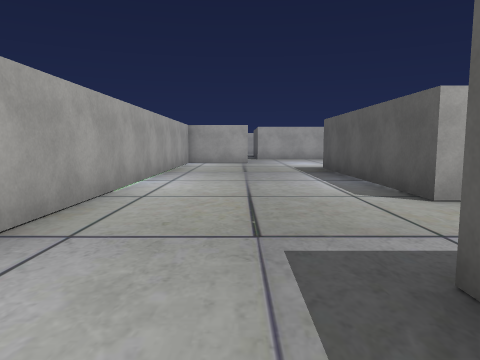
View 1 (above)

21 first-person views from a walk through a scene from a Unity 3-D project. The camera is 1.3 m above the floor, tilts 6° down and sees 70° across. The floor is counted in squares, 2 m on a side. Each view is taken from the middle of a square. On the plan, view 1 faces up. The plan holds only what a view shows up to about 10 squares ahead; the rest is blank. The place goes on beyond the plan. The player is left out. Some surface patterns are stand-ins.

View 2
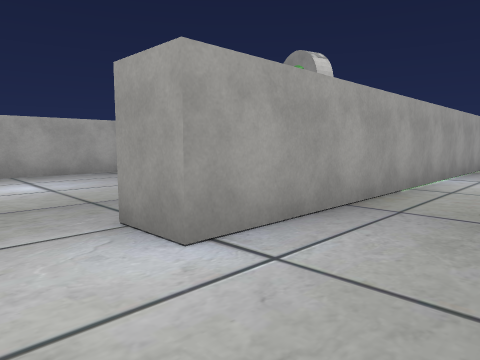

View 3
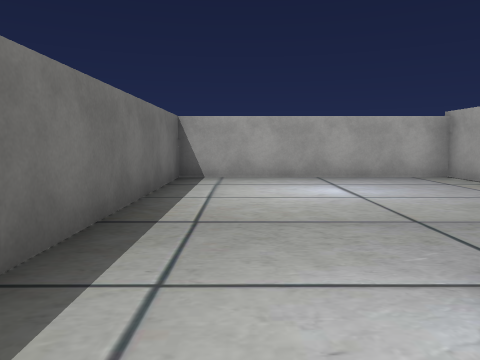

View 4
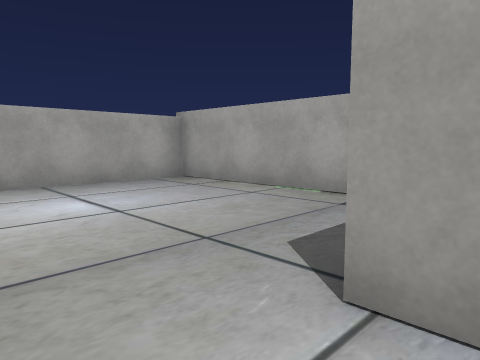

View 5
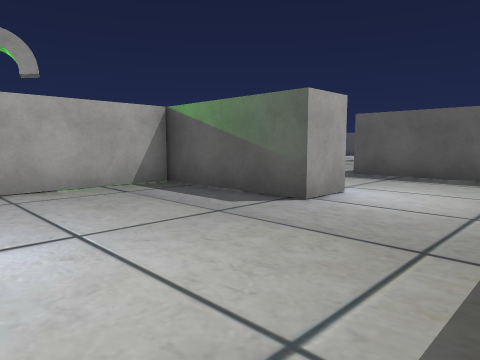

View 6
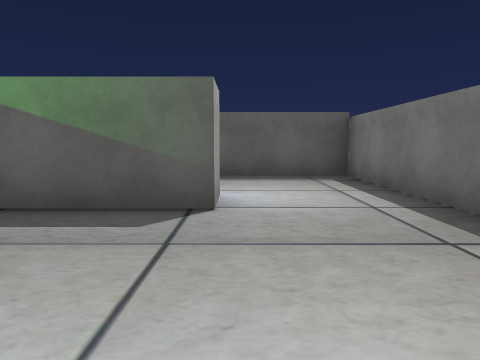

View 7
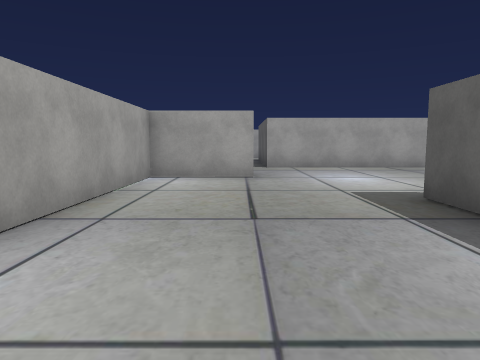

View 8
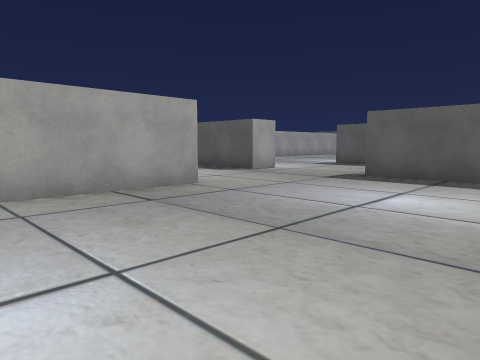

View 9
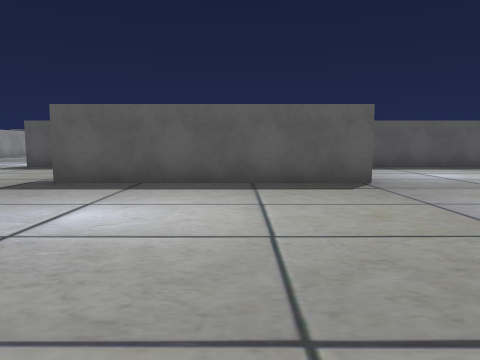

View 10
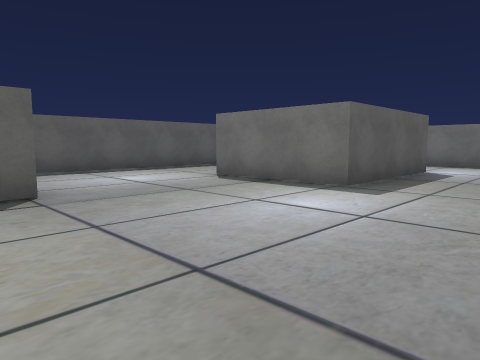

View 11
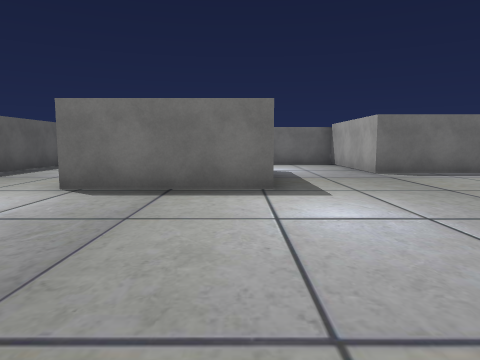

View 12
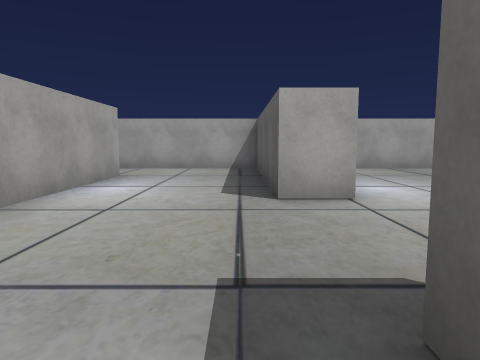

View 13
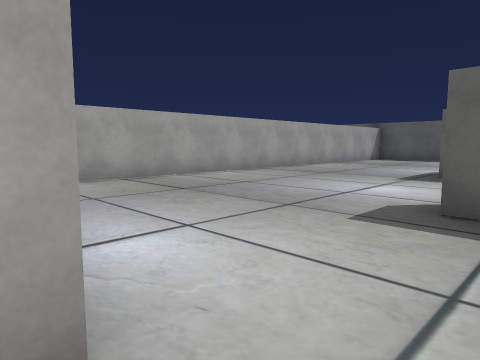

View 14
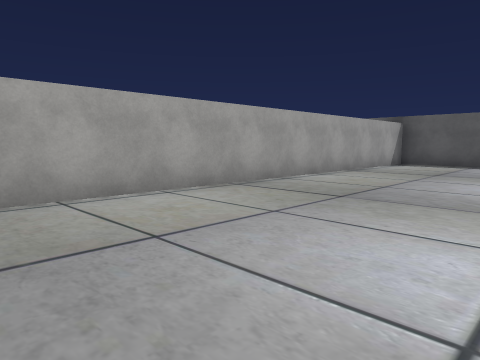

View 15
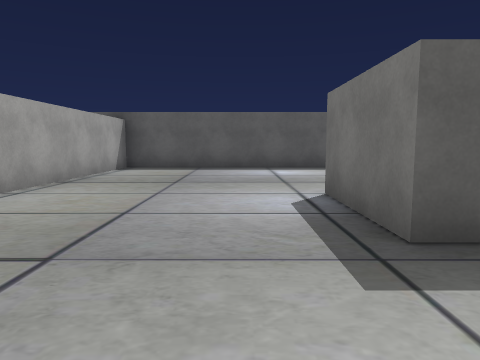

View 16
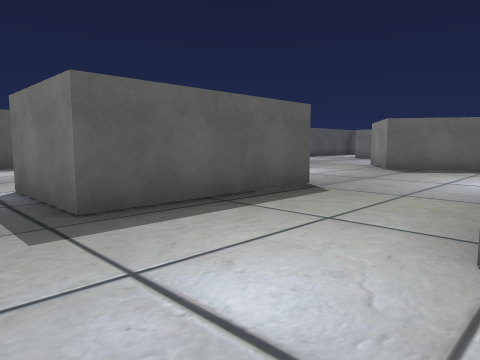

View 17
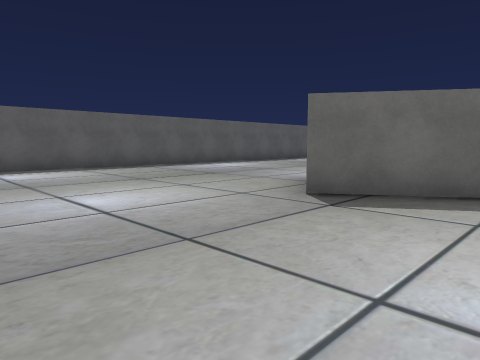

View 18
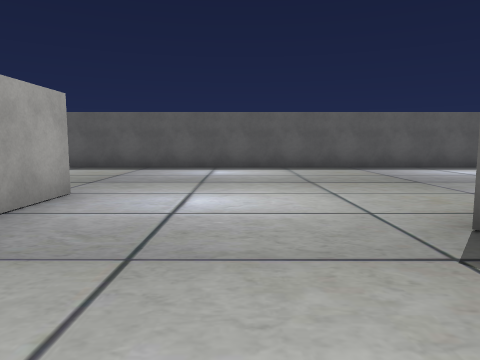

View 19
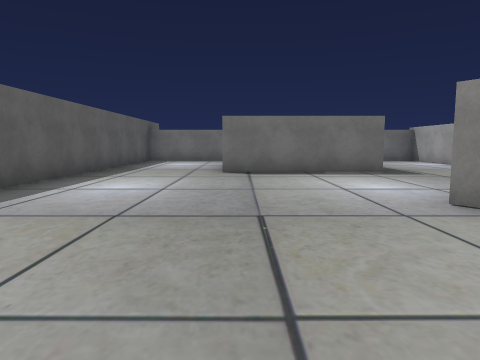

View 20
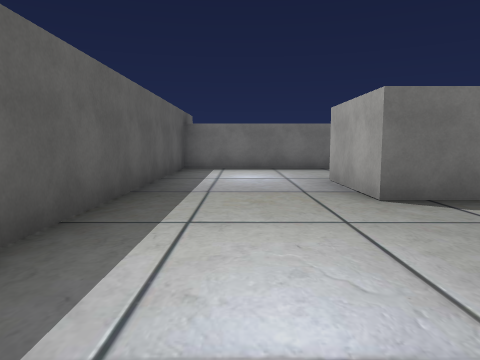

View 21
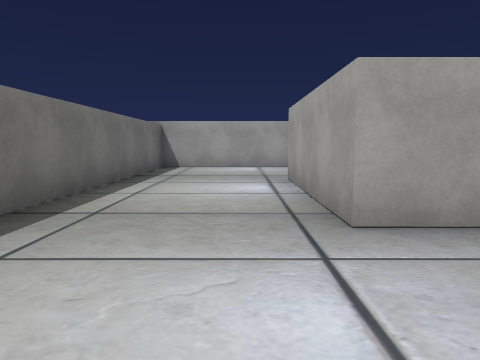

### Floor plan
Ten units are one square. View 1 is at (0, 0); x grows to the right and y downward. Boxes are objects, and circles mark ways between rooms. Rooms are numbered by the first view taken in them; rooms with no view inside come last. Other rooms are left out.
<svg viewBox="-82 -216 322 243">
<path fill="none" stroke="#000" d="M-17 -3 -27 -3 -27 -31 -77 -31 -77 22 10 22 10 -5M147 -80 165 -93 178 -73M86 -78 86 -131M162 -131 162 -169 185 -169M124 -31 124 -69M124 -151 124 -160M94 -160 86 -160 86 -188M167 -31 204 -31 204 -9 167 -9M134 -14 134 22 235 22 235 -211 110 -211M185 -132 171 -132M56 -145 8 -145M124 11 124 -12M65 -4 65 -41 96 -41M26 -38 22 -38 22 -91M56 -190 56 -154M3 -117 -17 -116 -17 -3M85 -211 65 -211M59 22 71 22M16 -15 40 -15 40 11M10 -5 10 -15"/>
<circle cx="-5" cy="-10" r="3" fill="#2a7"/>
<text x="-40" y="0">1</text>
<text x="120" y="-90">2</text>
</svg>
Room 1 opens to room 2.

Where each view was taken, in squares from view 1:
view 1: 0 up, 0 right, facing up
view 2: 1 down, 0 right, facing up-left
view 3: 1 down, 1 left, facing left
view 4: 1 down, 2 left, facing up-left
view 5: 2 down, 6 left, facing up-right
view 6: 0 up, 6 left, facing right
view 7: 5 up, 0 right, facing up
view 8: 10 up, 2 right, facing up-right
view 9: 10 up, 3 right, facing right
view 10: 9 up, 4 right, facing down-right
view 11: 9 up, 7 right, facing down
view 12: 12 up, 8 right, facing up
view 13: 15 up, 9 right, facing up-right
view 14: 17 up, 12 right, facing up-right
view 15: 18 up, 14 right, facing right
view 16: 18 up, 13 right, facing down-right
view 17: 13 up, 14 right, facing down-right
view 18: 11 up, 14 right, facing right
view 19: 11 up, 20 right, facing down
view 20: 7 up, 22 right, facing down
view 21: 0 up, 23 right, facing left
